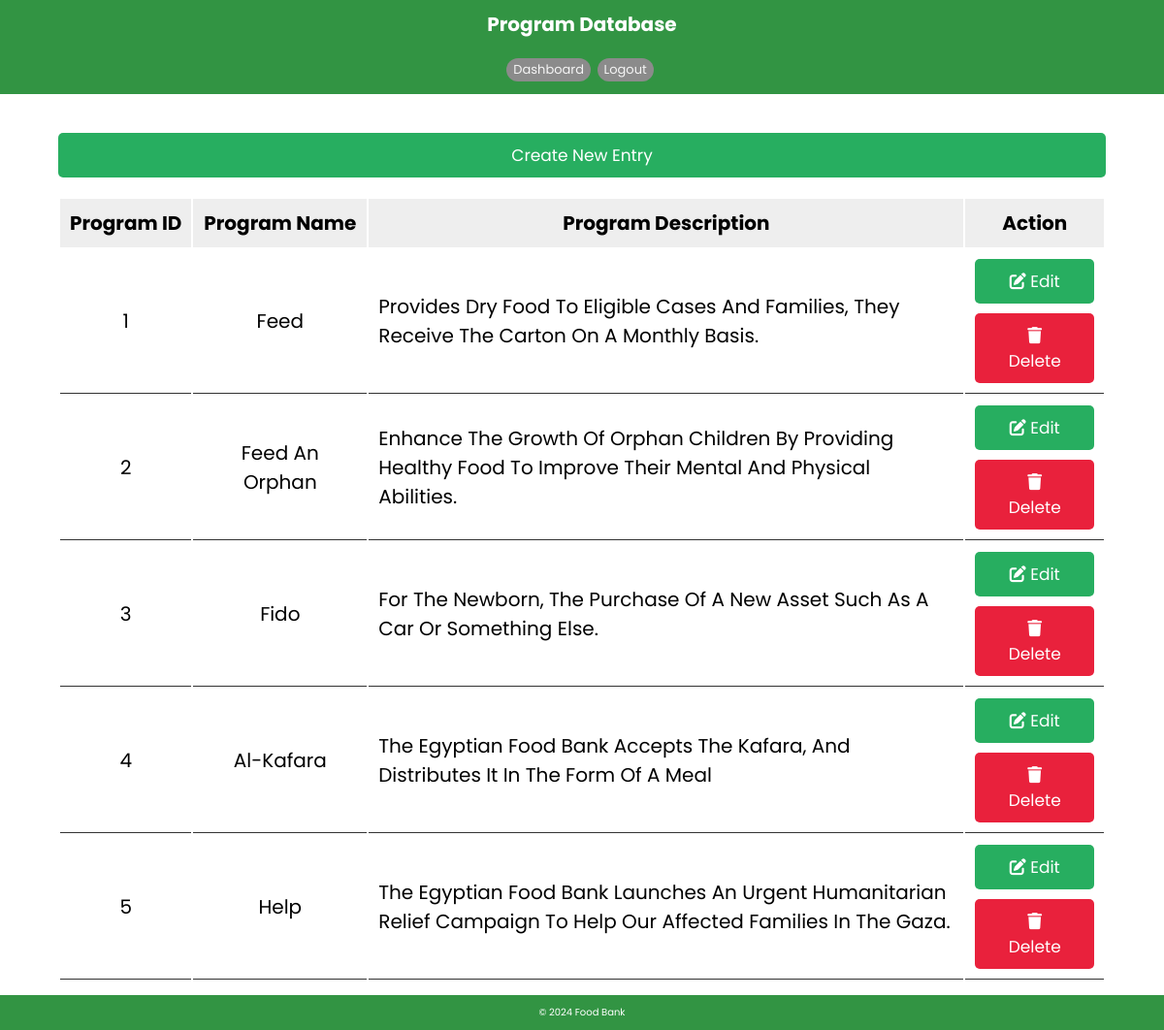
/Controller/ProgramController.php (signed in), run on the app's committed database.
### tables this page shows
CREATE TABLE `program` (
  `id` int(10) UNSIGNED NOT NULL,
  `program_name` varchar(128) DEFAULT NULL,
  `description` varchar(1024) NOT NULL,
  `hash` varchar(64) NOT NULL
);

### Model/pdo.php (called while the page is built)
<?php
class Singleton
{
    private static $pdo;
    public static function getpdo()
    {
        if (self::$pdo == null)
            self::$pdo = new PDO('mysql:host=localhost;port=3306;dbname=foodbank', 'root', '');
        return self::$pdo;
    }
}

### Model/ProgramModel.php (called while the page is built, shortened)
<?php
require_once "pdo.php";
class ProgramModel extends ModifiableAbstModel
{
    public static function view_all()
    {
        $stmt = Singleton::getpdo()->query("SELECT * FROM " . self::table);
        return $stmt->fetchAll(PDO::FETCH_ASSOC);
    }
}

### View/ProgramView.php (the view, shortened to what this page needs)
<?php
require_once "ViewAbst.php";
class ProgramView extends ViewAbst
{
    function ShowProgramsTable($rows)
    {
        echo ('
            <!DOCTYPE html>
            <html lang="en">
            <head>
                <link rel="stylesheet" href="../CSS/CRUD.css">
                <link rel="stylesheet" href="../CSS/popup.css">
                <link rel="stylesheet" href="https://cdnjs.cloudflare.com/ajax/libs/font-awesome/6.5.2/css/all.min.css">
            </head>
            <body>
                <header>
                    <h1>Program Database</h1>
                    <nav>
                        <ul>
                            <a href="../Controller/AdminController.php"><li>Dashboard</li></a>
                            <a href="../Controller/AdminController.php?cmd=logout"><li>Logout</li></a>
                        </ul>
                    </nav>
                </header>
                <div class="container">
                    <button onclick="togglePopup()" class="btn">Create New Entry</button>
                    <div class="object-display">
                        <table class="object-display-table">
                            <thead><tr>
                                <th nowrap>Program ID</th>
                                <th nowrap>Program name</th>
                                <th>Program Description</th>
                                <th>Action</th>
                            </tr></thead>
        ');
        foreach ($rows as $row) {
            echo ('
                            <tr><td>' . $row['id'] . '</td>
                            <td>' . $row['program_name'] . '</td>
                            <td align="left">' . $row['description'] . '</td>
                            <td>
                                <a href="ProgramController.php?cmd=edit&id=' . $row['id'] . '" class="btn">
                                    <i class="fas fa-edit"></i> Edit
                                </a>
                                <a href="ProgramController.php?cmd=delete&id=' . $row['id'] . '" class="btn">
                                    <i class="fas fa-trash"></i> Delete
                                </a>
                            </td></tr>
            ');
        }
    }
}

### CSS/CRUD.css (style rules this page uses)
:root { --green: #27ae60; --black: #333; --white: #fff; --bg-color: #eee; --box-shadow: 0 0.5rem 1rem rgba(0, 0, 0, 0.1); --border: 0.1rem solid var(--black); }
* { font-family: "Poppins", sans-serif; margin: 0; padding: 0; box-sizing: border-box; outline: none; border: none; text-decoration: none; text-transform: capitalize; }
header { background-color: #329443; color: #fff; padding: 10px; text-align: center; }
html { font-size: 62.5%; overflow-x: hidden; }
li { display: inline-block; width: auto; cursor: pointer; border-radius: 5rem; margin-top: 1rem; margin-bottom: 0.3rem; margin-right: 0.4rem; font-size: small; padding: 0.2rem 0.7rem; background: rgb(139, 139, 139); color: rgb(245, 245, 245); text-align: center; }
.btn { display: block; width: 100%; cursor: pointer; border-radius: 0.5rem; margin-top: 1rem; font-size: 1.7rem; padding: 1rem 3rem; background: var(--green); color: var(--white); text-align: center; }
.btn:last-child { background: rgb(233, 33, 60); }
.container { width: 95%; padding: 3rem; margin: 0 auto; }
.object-display { margin: 2rem 0; }
.object-display .object-display-table { width: 100%; text-align: center; }
.object-display .object-display-table thead { background: var(--bg-color); }
.object-display .object-display-table th { padding: 1rem; font-size: 2rem; }
.object-display .object-display-table td { padding: 1rem; font-size: 2rem; border-bottom: var(--border); }
.object-display .object-display-table .btn:first-child { margin-top: 0; }
h1 { margin-bottom: 1rem; }

### data on the page
program: id "1", program_name "Feed", description "Provides Dry Food To Eligible Cases And Families, They Receive The Carton On A Monthly Basis."
program: id "2", program_name "Feed An Orphan", description "Enhance The Growth Of Orphan Children By Providing Healthy Food To Improve Their Mental And Physical Abilities."
program: id "3", program_name "Fido", description "For The Newborn, The Purchase Of A New Asset Such As A Car Or Something Else."
program: id "4", program_name "Al-Kafara", description "The Egyptian Food Bank Accepts The Kafara, And Distributes It In The Form Of A Meal"
program: id "5", program_name "Help", description "The Egyptian Food Bank Launches An Urgent Humanitarian Relief Campaign To Help Our Affected Families In The Gaza."
